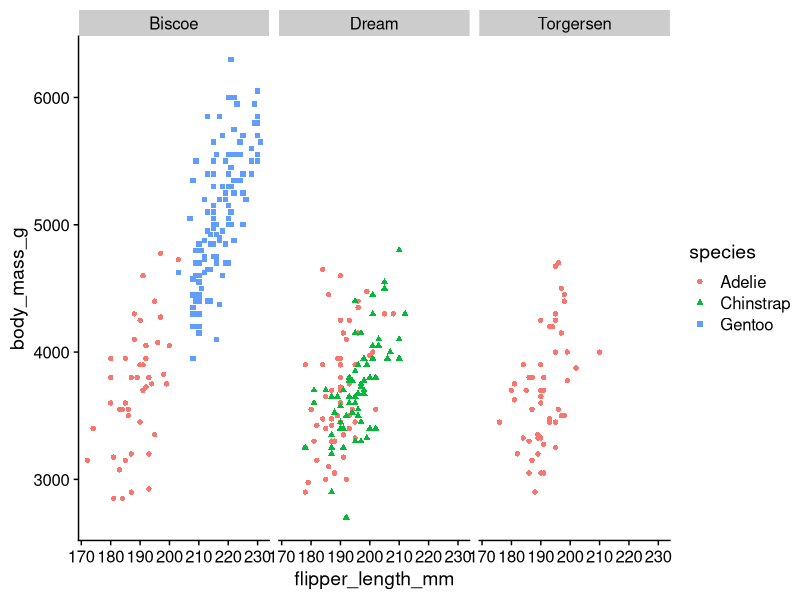

R code for this plot:
library(tidyverse)
library(cowplot)
library(palmerpenguins)


ggplot(
  penguins,
  aes(
    x = flipper_length_mm,
    y = body_mass_g
  )
) +
geom_point(
  aes(
    color = species,
    shape = species
  )
) +
facet_wrap(~island) +
theme_cowplot()


